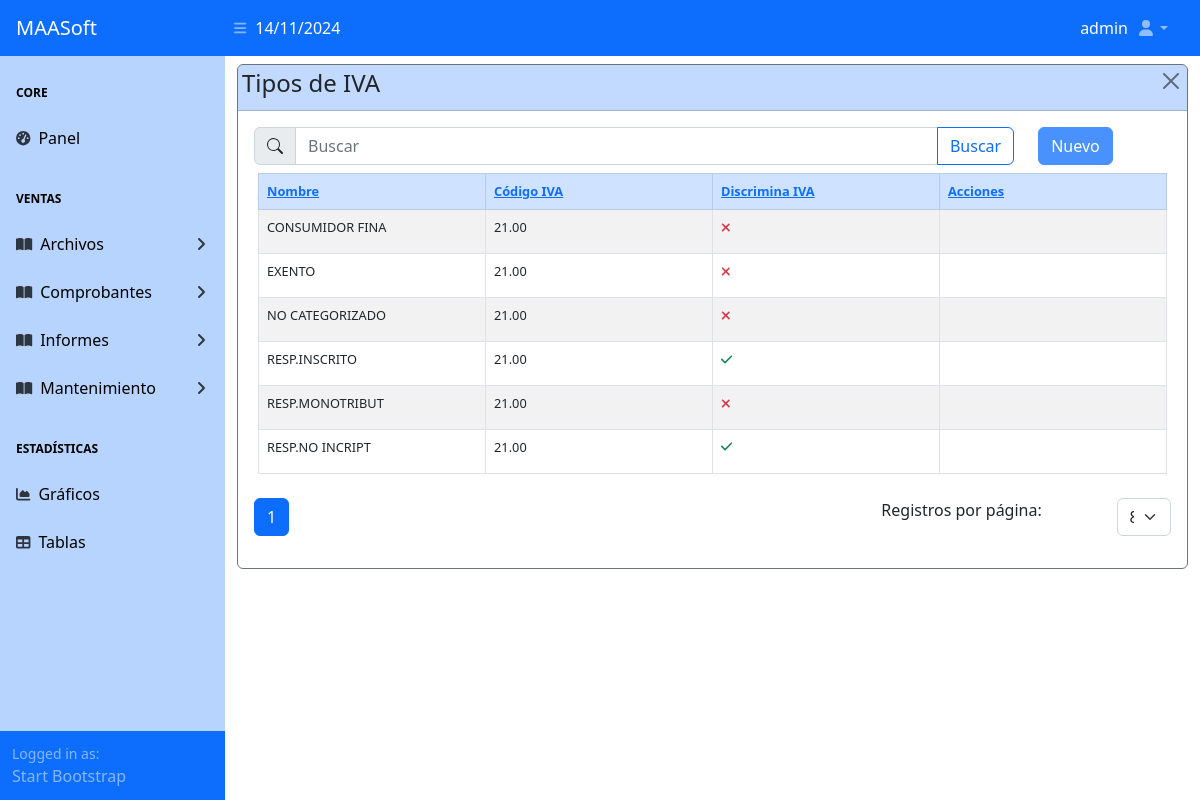
/maestros/tipo_iva/ (signed in), run on an earlier commit of the app's database.
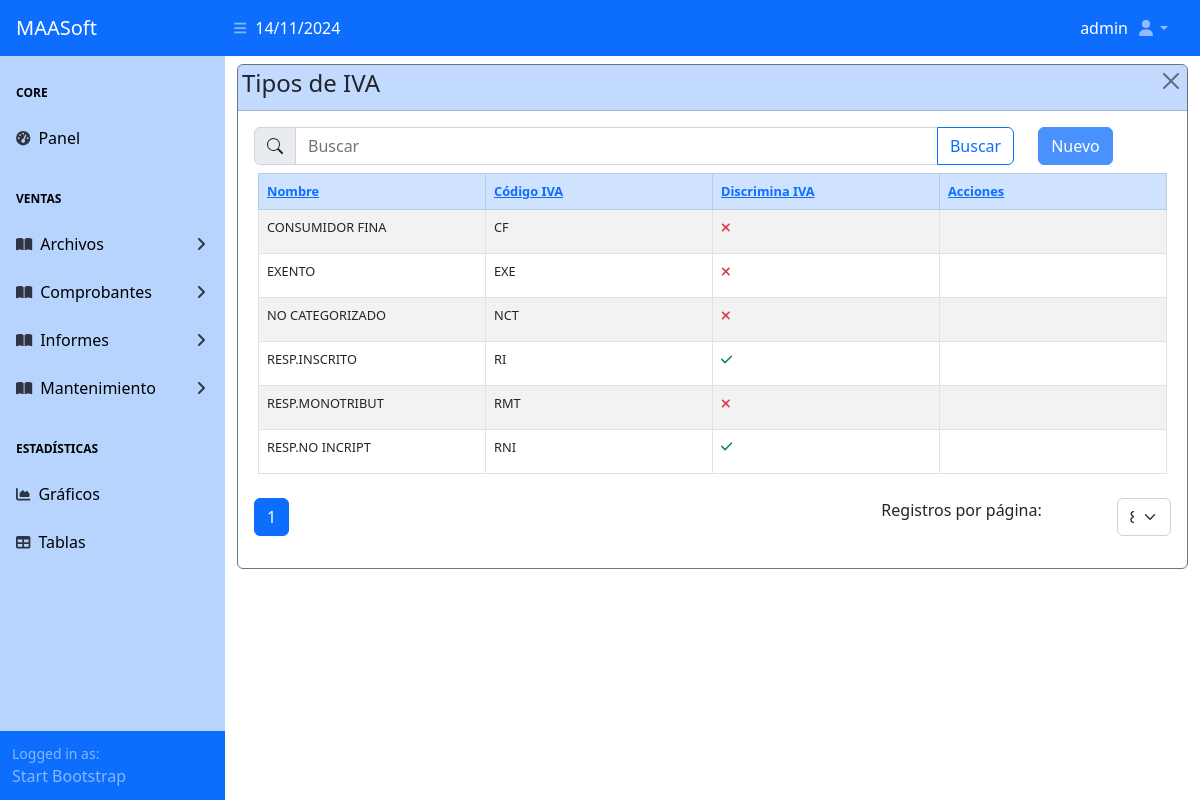
And on a later commit of the database.
### apps/usuarios/models.py (models this page shows)
class User(AbstractUser):
  email = models.EmailField("Correo electrónico")
  email_alt = models.EmailField("Correo alternativo", max_length=50,
                               null=True, blank=True)
  telefono = models.CharField("Teléfono", max_length=9,
                             null=True, blank=True)
  iniciales = models.CharField("Iniciales", max_length=3,
                             null=True, blank=True)
  jerarquia = models.CharField("Jerarquía", max_length=1,
                             null=True, blank=True)
  vendedor = models.BooleanField(default=False, null=True, blank=True)

### apps/maestros/models/base_models.py (models this page shows)
class TipoIva(ModeloBaseGenerico):
    id_tipo_iva = models.AutoField(primary_key=True)
    estatus_tipo_iva = models.BooleanField("Estatus", db_column="estatus",
                                           default=True, choices=ESTATUS_GEN)
    codigo_iva = models.CharField("Codigo", db_column="codigo",  max_length=4)
    nombre_iva = models.CharField("Nombre", db_column="nombre",
                                  max_length=20, blank=True)
    discrimina_iva = models.BooleanField(blank=True)
    def __str__(self):
        return self.nombre_iva
    class Meta:
        db_table = 'tipo_iva'
        verbose_name = ('Tipo de IVA')
        verbose_name_plural = ('Tipos de IVA')
        ordering = ['nombre_iva']

### apps/maestros/views/tipo_iva_views.py (the view)
# urls.py: path('tipo_iva/', TipoIvaListView.as_view(), name='tipo_iva_list'),
class TipoIvaListView(MaestroListView):
	model = ConfigViews.model
	template_name = ConfigViews.template_list
	context_object_name = ConfigViews.context_object_name
	search_fields = DataViewList.search_fields
	ordering = DataViewList.ordering
	extra_context = {
		"master_title": ConfigViews.model._meta.verbose_name_plural,
		"home_view_name": ConfigViews.home_view_name,
		"list_view_name": ConfigViews.list_view_name,
		"create_view_name": ConfigViews.create_view_name,
		"update_view_name": ConfigViews.update_view_name,
		"delete_view_name": ConfigViews.delete_view_name,
		"table_headers": DataViewList.table_headers,
		"table_data": DataViewList.table_data,
	}

### apps/maestros/templatetags/custom_tags.py (called while the page is built)
@register.filter(name='get_attribute')
def get_attribute(value, arg):
    try:
        return getattr(value, arg)
    except AttributeError:
        return None

@register.filter
def get_type(value):
    return type(value).__name__

### apps/maestros/views/cruds_views_generics.py (called while the page is built)
	def get_queryset(self):
		queryset = super().get_queryset()
		paginate_by_param = self.request.GET.get('paginate_by')
		if paginate_by_param is not None:
			try:
				paginate_by_value = int(paginate_by_param)
				self.paginate_by = paginate_by_value
			except ValueError:
				pass
		query = self.request.GET.get('busqueda', None)
		cadena_filtro = ""
		for field in self.search_fields:
			expression = f"Q({field}__icontains='{query}')"
			cadena_filtro += expression + " | "
		cadena_filtro = "(" + cadena_filtro[:-3] + ")"
		if query and cadena_filtro:
			queryset = queryset.filter(eval(cadena_filtro))
		queryset = queryset.order_by(*self.ordering)
		return queryset

	def get_context_data(self, **kwargs):
		context = super().get_context_data(**kwargs)
		context["busqueda"] = self.request.GET.get('busqueda', '')
		context['pagination_options'] = self.pagination_options
		context['selected_pagination'] = int(self.paginate_by)
		context['fecha'] = timezone.now()
		return context

	def get(self, request, *args, **kwargs):
		paginate_by_param = self.request.GET.get('paginate_by')
		if paginate_by_param is not None:
			try:
				paginate_by_value = int(paginate_by_param)
				self.paginate_by = paginate_by_value
			except ValueError:
				pass
		self.request.GET = self.request.GET.copy()
		self.request.GET['paginate_by'] = str(self.paginate_by)
		return super().get(request, *args, **kwargs)

	def get_paginate_by(self, queryset):
		return self.paginate_by

### apps/maestros/templates/maestros/maestro_list.html (shortened to what this page needs)
{% extends 'base.html' %}
{% load static %}
{% load custom_tags %}
{% block header %}
	{% include 'top_nav.html' %}
{% endblock header %}
{% block main %}
	{% block sidebar %}
		{% if user.is_authenticated %}
			{% include 'sidebar.html' %}
		{% endif %}
	{% endblock sidebar %}
	{% block maincomponent %}
		{% block principalcomponent %}
		<div id="layoutSidenav_content">
			<main>
				<div class="container-fluid tbl-container">
					<div class="card border-secondary mb-3 mt-2">
						<div class="card-header bg-primary bg-opacity-25 text-dark d-flex
								justify-content-between p-1">
							<h4>{{ master_title }}</h4>
							<button type="button" class="btn-close btn-close-blue"
								aria-label="Close"
								onclick="window.location.href='{% url home_view_name %}'">
							</button>
						</div>
						<div class="card-body">
							<div class="row">
								<div class="col col-10">
									{% include 'buscador.html' %}
								</div>
								<div class="col col-2">
									<a href="{% url create_view_name %}"
											class="btn btn-primary opacity-75">
										Nuevo
									</a>
								</div>
							</div>
							<div class="row tbl-fixed my-2 mx-1">
								<table class="table table-bordered table-striped table-hover">
									<thead class="table-primary">
										{% for key, value in table_headers.items %}
											<th class="col-{{ value.0 }}">
												<a href="{% url list_view_name %}?order_by={{ key }}">
													{{ value.1 }}
												</a>
											</th>
										{% endfor %}
									</thead>
									<tbody>
										{% for objeto in objetos %}
											<tr>
												{% for data_info in table_data %}
													{% with objeto|get_attribute:data_info.field_name as field_value %}
														{% if field_value|get_type == 'bool' %}
															<td>
																{% if field_value %}
																	<i class="fa fa-check text-success"></i>
																{% else %}
																	<i class="fa fa-times text-danger"></i>
																{% endif %}
															</td>
														{% else %}
															{% if data_info.date_format %}
																<td>{{ objeto|get_attribute:data_info.field_name|default:"" |date:data_info.date_format }}</td>
															{% else %}
																<td>{{ objeto|get_attribute:data_info.field_name|default:"" }}</td>
															{% endif %}
														{% endif %}
													{% endwith %}
												{% endfor %}
												<td>
												</td>
											</tr>
										{% endfor %}
									</tbody>
								</table>
							</div>
							{% block paginador %}
								{% include 'paginador.html' %}
							{% endblock paginador %}
						</div>
					</div>
				</div>
			</main>
		</div>
		{% endblock principalcomponent %}
	{% endblock maincomponent %}
{% endblock main %}

### templates/base.html (shortened to what this page needs)
{% load static %}
<!doctype html>
<html lang="es">
	<head>
		<link rel="stylesheet" href="https://cdn.jsdelivr.net/npm/bootstrap@5.3.3/dist/css/bootstrap.min.css">
		<link rel="stylesheet" href="https://cdn.jsdelivr.net/npm/bootstrap-icons@1.11.3/font/bootstrap-icons.min.css">
		<link rel="stylesheet" href="https://unpkg.com/bs-brain@2.0.4/components/logins/login-9/assets/css/login-9.css">
		<link rel="stylesheet" href="{% static 'css/styles.css' %}">
		<link rel="stylesheet" href="{% static 'css/botones.css' %}">
	</head>
	<body class="sb-nav-fixed">
		{% block header %}
		{% endblock header %}
		<div id="layoutSidenav">
			{% block main %}{% endblock main %}
		</div>
	</body>
</html>

### templates/top_nav.html (shortened to what this page needs)
<nav class="sb-topnav navbar navbar-expand navbar-dark bg-primary">
	<a class="navbar-brand ps-3" href="{% url 'home' %}">MAASoft</a>
	<button class="btn btn-link btn-sm order-1 order-lg-0 me-4 me-lg-0" id="sidebarToggle" href="#!"><i class="fas fa-bars"></i></button>
	<div class="col-auto align-self-center text-white flex-fill">
		{{ fecha.date|date:"d/m/Y" }}
	</div>
	<div class="col-auto align-self-center text-white">
		{% if user.is_authenticated %}
			{% if user.first_name%}
				{{user.first_name}} {{user.last_name}}
			{% else %}
				{{ user }}
			{% endif %}
		{% endif %}
	</div>
	<ul class="navbar-nav ms-auto ms-md-0 me-3 me-lg-4">
		<li class="nav-item dropdown">
			<a class="nav-link dropdown-toggle" id="navbarDropdown" href="#" role="button" data-bs-toggle="dropdown" aria-expanded="false"><i class="fas fa-user fa-fw"></i></a>
		</li>
	</ul>
</nav>

### templates/sidebar.html (shortened to what this page needs)
<div id="layoutSidenav_nav">
	<nav class="sb-sidenav accordion sb-sidenav-blue" id="sidenavAccordion">
		<div class="sb-sidenav-menu">
			<div class="nav">
				<div class="sb-sidenav-menu-heading">Core</div>
				<a class="nav-link" href="{% url 'home' %}">
					<div class="sb-nav-link-icon"><i class="fas fa-tachometer-alt"></i></div>
					Panel
				</a>
				<div class="sb-sidenav-menu-heading">Ventas</div>
				<a class="nav-link collapsed" href="#" data-bs-toggle="collapse" data-bs-target="#collapseFiles" aria-expanded="false" aria-controls="collapseFiles">
					<div class="sb-nav-link-icon"><i class="fas fa-book-open"></i></div>
					Archivos
					<div class="sb-sidenav-collapse-arrow"><i class="fas fa-angle-down"></i></div>
				</a>
				<a class="nav-link collapsed" href="#" data-bs-toggle="collapse" data-bs-target="#collapseProcesses" aria-expanded="false" aria-controls="collapseProcesses">
					<div class="sb-nav-link-icon"><i class="fas fa-book-open"></i></div>
					Comprobantes
					<div class="sb-sidenav-collapse-arrow"><i class="fas fa-angle-down"></i></div>
				</a>
				<a class="nav-link collapsed" href="#" data-bs-toggle="collapse" data-bs-target="#collapseReports" aria-expanded="false" aria-controls="collapseReports">
					<div class="sb-nav-link-icon"><i class="fas fa-book-open"></i></div>
					Informes
					<div class="sb-sidenav-collapse-arrow"><i class="fas fa-angle-down"></i></div>
				</a>
				<a class="nav-link collapsed" href="#" data-bs-toggle="collapse" data-bs-target="#collapseOptions" aria-expanded="false" aria-controls="collapseOptions">
					<div class="sb-nav-link-icon"><i class="fas fa-book-open"></i></div>
					Mantenimiento
					<div class="sb-sidenav-collapse-arrow"><i class="fas fa-angle-down"></i></div>
				</a>
				<div class="sb-sidenav-menu-heading">Estadísticas</div>
				<a class="nav-link" href="charts.html">
					<div class="sb-nav-link-icon"><i class="fas fa-chart-area"></i></div>
					Gráficos
				</a>
				<a class="nav-link" href="tables.html">
					<div class="sb-nav-link-icon"><i class="fas fa-table"></i></div>
					Tablas
				</a>
			</div>
		</div>
		<div class="sb-sidenav-footer">
			<div class="small">Logged in as:</div>
			Start Bootstrap
		</div>
	</nav>
</div>

### templates/buscador.html (shortened to what this page needs)
<form method="get" action="{% url list_view_name %}">
    <div class="input-group flex-nowrap">
        <span class="input-group-text">
        </span>
        <input type="text" class="form-control" name="busqueda" value="{{ request.GET.busqueda }}" placeholder="Buscar">
        <button type="submit" class="btn btn-outline-primary">Buscar</button>
    </div>
</form>

### templates/paginador.html (shortened to what this page needs)
<nav aria-label="Page navigation example">
    <div class="row">
        <div class="col col-8">
            <ul class="pagination">
                {% for i in page_obj.paginator.page_range|slice:":5" %}
                    <li class="page-item {% if page_obj.number == i %}active{% endif %}">
                        <a class="page-link" href="?page={{ i }}{% if request.GET.busqueda %}&busqueda={{ request.GET.busqueda }}{% endif %}{% if request.GET.paginate_by %}&paginate_by={{ request.GET.paginate_by }}{% endif %}">{{ i }}</a>
                    </li>
                {% endfor %}
            </ul>
        </div>
        <div class="col col-3 justify-content-end">
            <label for="pagination">Registros por página:</label>
        </div>
        <div class="col col-1">
            <form method="get">
                <select class="form-select" name="paginate_by" id="pagination" onchange="this.form.submit()">
                    {% for option in pagination_options %}
                        <option value="{{ option }}" {% if selected_pagination == option %}selected{% endif %}>
                            {{ option }}
                        </option>
                    {% endfor %}
                </select>
            </form>
        </div>
    </div>
</nav>

What changed in the data, as far as the page shows it:
changed TipoIva "CONSUMIDOR FINA": codigo "21.00" → "CF" (drawn)
changed TipoIva "EXENTO": codigo "21.00" → "EXE" (drawn)
changed TipoIva "NO CATEGORIZADO": codigo "21.00" → "NCT" (drawn)
changed TipoIva "RESP.INSCRITO": codigo "21.00" → "RI" (drawn)
changed TipoIva "RESP.MONOTRIBUT": codigo "21.00" → "RMT" (drawn)
changed TipoIva "RESP.NO INCRIPT": codigo "21.00" → "RNI" (drawn)
Also different on the page:
new list line: "CF"
new list line: "EXE"
new list line: "NCT"
new list line: "RI"
new list line: "RMT"
new list line: "RNI"
list line gone: "21.00"
